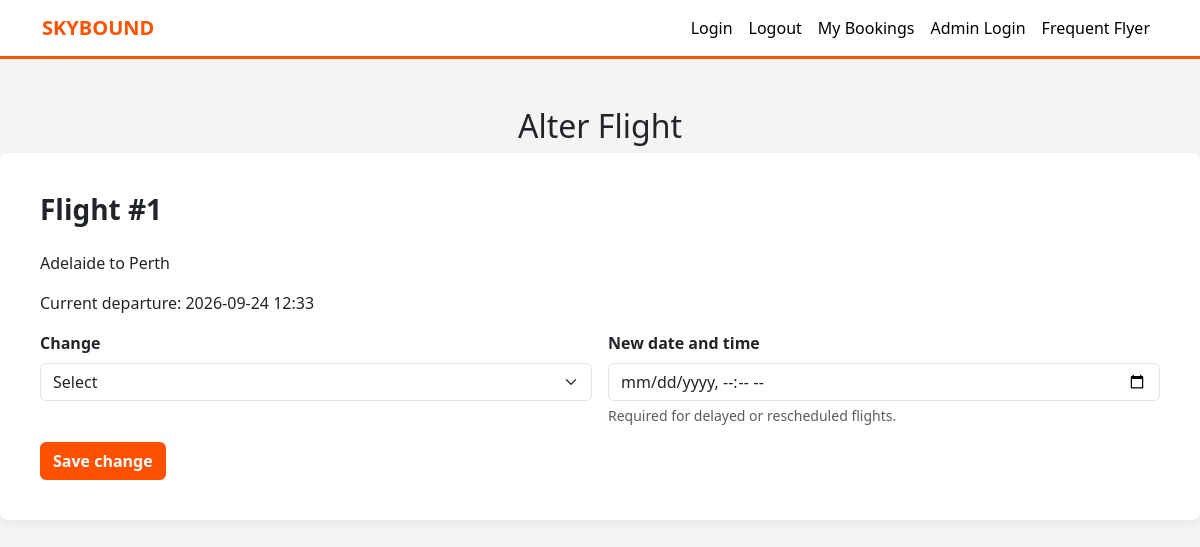
The app's page /alterflight?flight_id=1 with its own data.
### tables this page shows
CREATE TABLE flights (
        flight_id INTEGER PRIMARY KEY AUTOINCREMENT, 
        origin TEXT,
        destination TEXT,
        departure_time TEXT,
        capacity INTEGER,
        price INTEGER,
        airplane_type TEXT,
        status TEXT DEFAULT 'Scheduled'
    );

### app.py (the view, shortened to what this page needs)
@app.route('/alterflight', methods=['GET', 'POST'])
@app.route('/alterflight/<int:flight_id_alter>', methods=['GET', 'POST'])
def alterflight(flight_id_alter=None):
    if flight_id_alter is None:
        flight_id_alter = request.args.get('flight_id', type=int)
    if flight_id_alter is None:
        return redirect(url_for('admin'))
    conn = get_db_connection()
    flight = conn.execute(
        'SELECT * FROM flights WHERE flight_id = ?',
        (flight_id_alter,)
    ).fetchone()
    flights = conn.execute(
        '''SELECT DISTINCT flight_id FROM flights ORDER BY flight_id ASC'''
    ).fetchall()
    choice = request.form.get('change_time', '').strip()
    if request.method == 'POST' and choice == '1':
        conn.execute(
            'UPDATE flights SET status = ? WHERE flight_id = ?',
            ('Cancelled', flight_id_alter)
        )
        conn.commit()
    conn.close()
    if flight is None:
        return 'Flight not found', 404
    if request.method == 'POST':
        return redirect(url_for('alterflight', flight_id_alter=flight_id_alter))
    return render_template('alterflight.html', flight=flight, flights=flights)

### app.py (called while the page is built)
def get_db_connection():
    database_path = Path(__file__).resolve().parent / 'pedare_air.db'
    conn = sqlite3.connect(database_path) ##connects to pedare_air db
    conn.row_factory = sqlite3.Row ##row factory helps sqlite lock on to rows in db, pull out as objects
    booking_columns = conn.execute('PRAGMA table_info(bookings)').fetchall()
    existing_columns = {column['name'] for column in booking_columns}
    for column_name in ('seat2', 'seat3', 'seat4'):
        if booking_columns and column_name not in existing_columns:
            conn.execute(f'ALTER TABLE bookings ADD COLUMN {column_name} TEXT')
    if booking_columns:
        conn.commit()
    return conn ##return w/ function, brings output (conn is output)

### templates/alterflight.html (shortened to what this page needs)
<!DOCTYPE html>
<html lang="en">
<head>
    <link href="https://cdn.jsdelivr.net/npm/bootstrap@5.3.0/dist/css/bootstrap.min.css" rel="stylesheet">
</head>
<body>
<nav class="navbar navbar-expand-lg navbar-light sticky-top">
    <div class="container">
        <a class="navbar-brand fw-bold" href="/" style="color: var(--jetstar-orange);">SKYBOUND</a>
        <div class="navbar-nav ms-auto">
            <a class="nav-link active" href="/login">Login</a>
            <a class="nav-link active" href="/logout">Logout</a>
            <a class="nav-link active" href="/myflights">My Bookings</a>
            <a class="nav-link active" href="/adminlogin">Admin Login</a>
            <a class="nav-link active" href="/frequentflyer">Frequent Flyer</a>
        </div>
    </div>
</nav>
<h2 class="text-center mt-5">Alter Flight</h2>
    <div class="booking-box">
        <h3 class="mb-4 fw-bold">Flight #{{ flight.flight_id }}</h3>
        <p>{{ flight.origin }} to {{ flight.destination }}</p>
        <p>Current departure: {{ flight.departure_time }}</p>
        <form method="POST">
                <div class="row g-3 mb-3">
                    <div class="col-md-6">
                        <label class="form-label fw-bold" for="change-time">Change</label>
                        <select class="form-select" id="change-time" name="change_time" required>
                            <option value="">Select</option>
                        </select>
                    </div>
                    <div class="col-md-6">
                        <label class="form-label fw-bold" for="alter-date">New date and time</label>
                        <input type="datetime-local" id="alter-date" name="alter_date" class="form-control">
                        <div class="form-text">Required for delayed or rescheduled flights.</div>
                    </div>
                </div>
                <button type="submit" class="btn btn-orange">Save change</button>
            </form>
</body>
</html>

### templates/alterflight.html (style rules this page uses)
:root { --jetstar-orange: #ff5100; --bg-light: #f4f4f4; }
body { background-color: var(--bg-light); font-family: 'Segoe UI', Roboto, sans-serif; }
.navbar { background-color: white; border-bottom: 3px solid var(--jetstar-orange); }
.booking-box { background: white; padding: 40px; border-radius: 8px; box-shadow: 0 4px 12px rgba(0,0,0,0.05); }
.btn-orange { background-color: var(--jetstar-orange); color: white; font-weight: bold; }

### records on screen
flights: flight_id "1", origin "Adelaide", destination "Perth", departure_time "2026-09-24 12:33"
